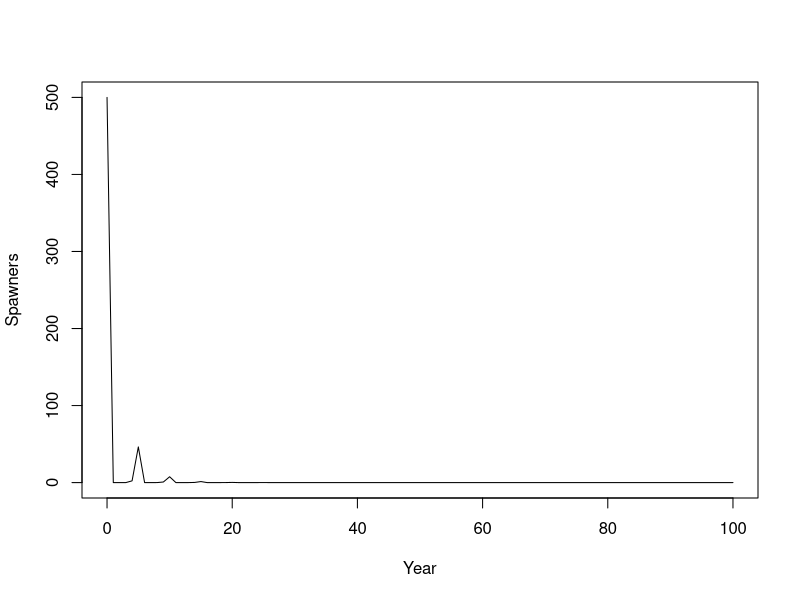

Write R code to recreate this figure.
#==================================
# 
# 
#  Coho LCM based on SEPA LCM utilizes EDT outputs:
#  productivity
#  capacity
#  prespawner survival
#  juvenile to spawner survival
# 
# 
#
#=================================



#===  Functions  

ipak <- function(pkg) {
  new.pkg <- pkg[!(pkg %in% installed.packages()[, "Package"])]
  if (length(new.pkg))
    install.packages(new.pkg, dependencies = TRUE)
  sapply(pkg, require, character.only = TRUE)
}

g <- function(x) head(x)



# ================================
# COHO SALMON LCM (Figure 3)
# ================================

beverton_holt <- function(N, p, c) {
  (p * N) / (1 + (p / c) * N)
}

make_A_marine_coho <- function(
    SAR,
    prespawn_surv,
    ocean_surv = c(0.7, 0.7),   # Table 2
    b2 = 0.033                  # age-2 maturation (jacks)
) {
  
  # Partition Grays Harbor survival from SAR (QA/QC section p.24)
  gh_surv <- SAR / prod(ocean_surv)
  
  # State order:
  # 1 Spawners
  # 2 Parr_end_summer
  # 3 Smolts
  # 4 O1
  # 5 O2
  
  A <- matrix(0, 5, 5)
  colnames(A) <- rownames(A) <-
    c("Spawners","Parr","Smolts","O1","O2")
  
  # Smolts -> O1 via Grays Harbor
  A["O1","Smolts"] <- gh_surv
  
  # Ocean year 1
  A["Spawners","O1"] <- ocean_surv[1] * b2 * prespawn_surv
  A["O2","O1"]       <- ocean_surv[1] * (1 - b2)
  
  # Ocean year 2 (age-3 adults return)
  A["Spawners","O2"] <- ocean_surv[2] * prespawn_surv
  
  A
}

step_coho <- function(
    state,
    p_spawn_parr, c_spawn_parr,
    p_parr_smolt, c_parr_smolt,
    A_marine
) {
  
  # Freshwater DD stages
  parr_next <- beverton_holt(state["Spawners"],
                             p_spawn_parr,
                             c_spawn_parr)
  
  smolt_next <- beverton_holt(state["Parr"],
                              p_parr_smolt,
                              c_parr_smolt)
  
  # Marine linear transitions
  next_state <- as.numeric(A_marine %*% state)
  names(next_state) <- rownames(A_marine)
  
  # overwrite freshwater DD outputs
  next_state["Parr"]   <- parr_next
  next_state["Smolts"] <- smolt_next
  
  next_state
}

simulate_coho <- function(
    nyears,
    init = c(Spawners=500, Parr=0, Smolts=0, O1=0, O2=0),
    
    # Freshwater DD parameters (from EDT)
    p_spawn_parr,
    c_spawn_parr,
    p_parr_smolt,
    c_parr_smolt,
    
    # Marine parameters
    SAR,
    prespawn_surv
) {
  
  A <- make_A_marine_coho(
    SAR = SAR,
    prespawn_surv = prespawn_surv
  )
  
  out <- matrix(NA, nyears+1, 5)
  colnames(out) <- names(init)
  out[1,] <- init
  
  state <- init
  for(t in 1:nyears){
    state <- step_coho(
      state,
      p_spawn_parr,
      c_spawn_parr,
      p_parr_smolt,
      c_parr_smolt,
      A
    )
    out[t+1,] <- state
  }
  
  as.data.frame(out) |>
    transform(Year = 0:nyears, .before = 1)
}


#---- test with edt values 

Eggs.p.spawner <- 1500


sim_coho <- simulate_coho(
  nyears = 100,
  
  p_spawn_parr  = 3.5,      # EDT DD productivity
  c_spawn_parr  = 8000,     # EDT DD capacity
  
  p_parr_smolt  = 2.0,      # EDT DD productivity
  c_parr_smolt  = 5000,     # EDT DD capacity
  
  SAR = 0.03,               # EDT DI Total returns to spawners
  prespawn_surv = 0.87505
)

plot(sim_coho$Year, sim_coho$Spawners, type="l",
     xlab="Year", ylab="Spawners")


